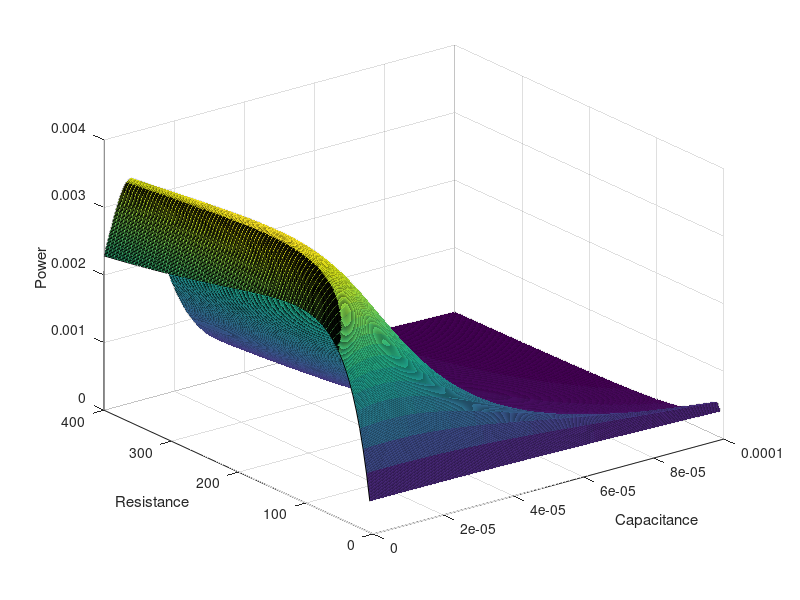

The MATLAB source for this figure:
r1 = 1000;
r2 = 1000;
r3 = 10;
c1 = 2 * 1e-6;
c2 = 1 * 1e-6;
l1 = 10 * 1e-3;
n1n2 = 10;
omega = 1000;
I0 = 10e-3;
zi = 100*exp(i*(pi/4));

U0 = zi * I0; 
Ae1 = 1/r1 + 1/(r2 + 1/(i*omega*c1)) + i * omega *c2;
At = 1/r3 + 1/(i * omega * l1);

ze1 = 1 / Ae1;
zt = 1/ At ;

z_prim_t = (n1n2 ^ 2 ) * zt;

z_e2 = (ze1 * z_prim_t) / (ze1 + z_prim_t);

u_ab = (z_e2*U0) / (z_e2 + zi);
U_ab = u_ab;

U = u_ab / n1n2;


disp("U = ");
disp(U);

%-------------------------------------------------------------------------------


Ie = abs(U/zt)/sqrt(2);

Q = imag(zt) * Ie ^ 2;
P = real(zt) * Ie ^ 2;


disp("Q = ");
disp(Q);
disp("P = ");
disp(P);






%-------------------------------------------------------------------------------


A_prim_i = 1 / (zi');

Ak = 1 / z_prim_t + 1 / (r2 + 1 / (i * omega * c1));
R1 = 1 / (real(A_prim_i) - real(Ak));
C2 = (imag(A_prim_i) - imag(Ak)) / (omega);

disp("R1 = ");
disp(R1);
disp("C2 = ");
disp(C2);

%-------------------------------------------------------------------------------

r_v = 0:5:400;
c_v = 0:1e-7:1e-4;

[C,R] = meshgrid(c_v,r_v);

Ae1 = 1./R + 1/(r2 + 1/(i*omega*c1)) + i * omega .* C;
At = 1/r3 + 1/(i * omega * l1);

ze1 = 1 ./ Ae1;
zt = 1 ./ At ;

z_prim_t = (n1n2 ^ 2 ) .* zt;

z_e2 = (ze1 .* z_prim_t) ./ (ze1 + z_prim_t);

u_ab = (z_e2.*U0) ./ (z_e2 + zi);





Ie = abs(u_ab./z_e2);

Q = imag(z_e2) .* (Ie .^ 2);
P = real(z_e2) .* (Ie .^ 2);

Z = P;
%Z = C + R;

surf(C,R, Z);

xlabel("Capacitance");
ylabel("Resistance");
zlabel("Power");